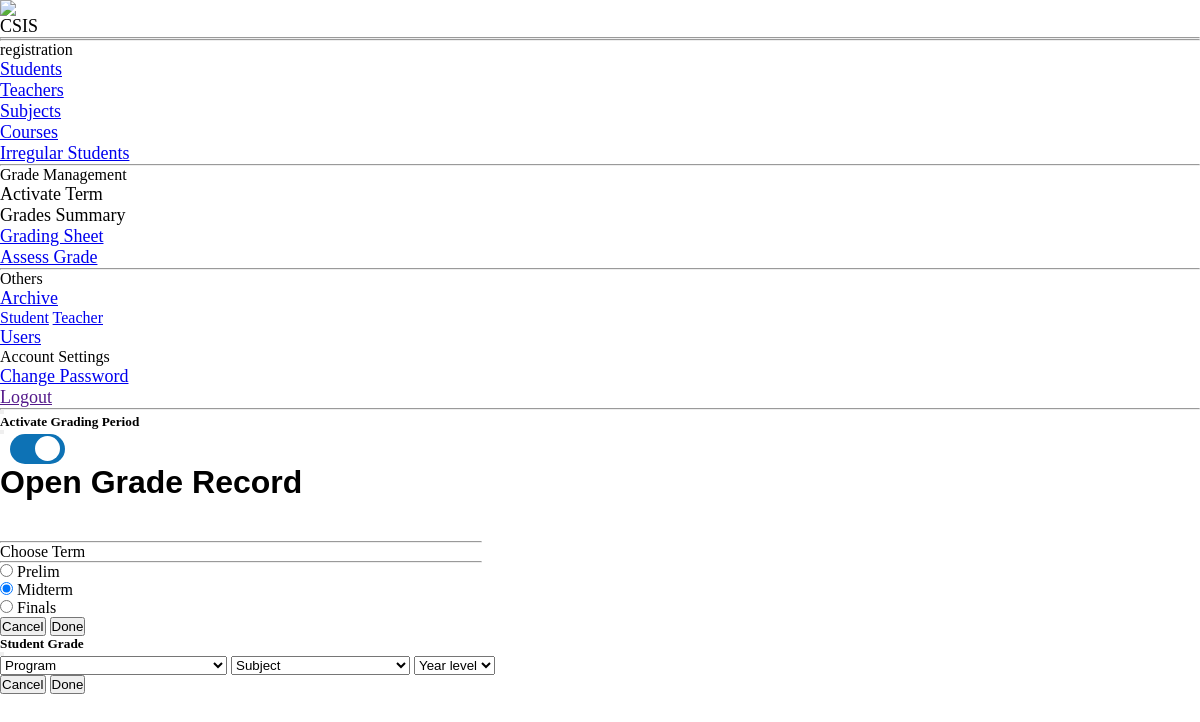
The app's page /admin/adminlayout/_sidebar.blade.php, older data.
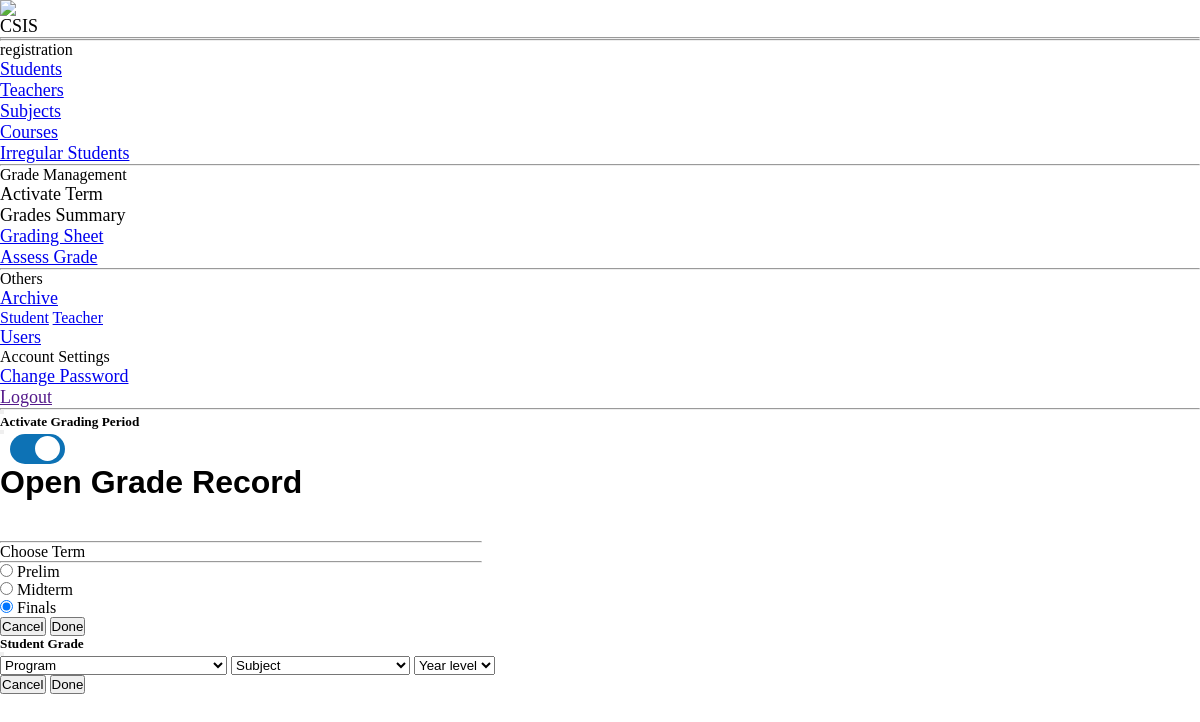
The same page, newer data.
### tables this page shows
CREATE TABLE `gradingstatus` (
  `id` int(11) NOT NULL,
  `status` text NOT NULL,
  `term` varchar(128) NOT NULL
);

### admin/management/studentgrade.admin.php (the view, shortened to what this page needs)
<div class="modal fade" id="StudentGrade" tabindex="-1" role="dialog" aria-hidden="true">
    <div class="modal-dialog" role="document">
        <div class="modal-content">
            <div class="modal-header bg-primary">
                <h5 class="modal-title text-light" id="exampleModalLabel">Student Grade</h5>
                <button class="close text-light" type="button" data-dismiss="modal" aria-label="Close">
                </button>
            </div>
            <form action="../student/Grade.admin.php" method="get">
                <div class="modal-body ">
                <div class="form-group">
                    <select name="course" id="c" class="form-control m-1" required>
                            <option value="">Program</option>
                        </select>
                        <select name="sub" id="c" class="form-control m-1" required>
                            <option value="">Subject</option>
                        </select>
                        <select name="year" id="c" class="form-control m-1" required>
                            <option value="">Year level</option>
                        </select>
                    </div>
                </div>
                <div class="modal-footer">
                    <button class="btn btn-sm btn-outline-secondary" type="button" data-dismiss="modal">Cancel</button>
                    <button class="btn btn-sm btn-outline-primary" type="submit" name="ok">Done</button>
                </div>
            </form>
        </div>
    </div>
</div>

### admin/adminlayout/_sidebar.blade.php (shortened to what this page needs)
<ul class="navbar-nav bg-gradient-primary sidebar sidebar-dark accordion" id="accordionSidebar">
    <a class="sidebar-brand d-flex align-items-center justify-content-center">
        <div class="sidebar-brand-icon">
            <img class="img-profile rounded-circle w-50" src="../../assets/img/logo.PNG">
        </div>
        <div class="sidebar-brand-text mx-3 "style='font-size:18px';>CSIS </sup></div>
    </a>
    <hr class="sidebar-divider my-0">
             <?php
            include_once '../../database/dbconnection.db.php';
            ?>
    <hr class="sidebar-divider my-0">
    <div class="sidebar-heading">
        registration
    </div>
    <li class="nav-item">
        <a class="nav-link <?php if($page == 'student'){echo"bg-light text-primary active";}?>" href="../student/studentlist.admin.php">
            <span style='font-size:18px';>Students</span></a>
    </li>
    <li class="nav-item">
        <a class="nav-link <?php if($page == 'teacher'){echo"bg-light text-primary active";}?>" href="../teacher/teacherlist.admin.php">
            <span style='font-size:18px';>Teachers</span></a>
    </li>
    <li class="nav-item">
        <a class="nav-link <?php if($page == 'subject'){echo"bg-light text-primary active";}?>" href="../program/subjectlist.admin.php">
            <span style='font-size:18px';>Subjects</span></a>
    </li>
    <li class="nav-item">
        <a class="nav-link <?php if($page == 'course'){echo"bg-light text-primary active";}?>" href="../program/courselist.admin.php">
            <span style='font-size:18px';>Courses</span></a>
    </li>
    <li class="nav-item">
        <a class="nav-link <?php if($page == 'irregstudent'){echo"bg-light text-primary active";}?>" href="../student/irregularlist.admin.php">
            <span style='font-size:18px';>Irregular Students</span></a>
    </li>
     <hr class="sidebar-divider my-0">
<div class="sidebar-heading">
    Grade Management
</div>
<li class="nav-item">
    <a class="nav-link <?php if($page == 'grading'){echo"bg-light text-primary active";}?>" data-toggle="modal" data-target="#grading">
        <span style='font-size:18px';>Activate Term</span></a>
</li>
<li class="nav-item">
    <a class="nav-link <?php if($page == 'grade'){echo"bg-light text-primary active";}?>" data-toggle="modal" data-target="#StudentGrade">
        <span style='font-size:18px';>Grades Summary</span></a>
</li>
<li class="nav-item">
        <a class="nav-link <?php if($page == 'gsheet'){echo"bg-light text-primary active";}?>" href="../program/sheet.admin.php">
        <span style='font-size:18px';>Grading Sheet</span></a>
</li>
<li class="nav-item">
        <a class="nav-link <?php if($page == 'assessgrade'){echo"bg-light text-primary active";}?>" href="../program/coursesad.admin.php">
        <span style='font-size:18px';>Assess Grade</span></a>
</li>
    <hr class="sidebar-divider my-0">
    <div class="sidebar-heading">
        Others
    </div>
    <li class="nav-item">
        <a class="nav-link collapsed  <?php if($page == 'archive'){echo"bg-light text-primary active";}?>" href="#" data-toggle="collapse" data-target="#collapsestudentlist"
            aria-expanded="true" aria-controls="collapseTwo">
            <span style='font-size:18px';>Archive</span>
        </a>
        <div id="collapsestudentlist" class="collapse" aria-labelledby="headingstudentlist"
            data-parent="#accordionSidebar">
            <div class="bg-white py-2 collapse-inner rounded">
                        <a class='collapse-item' href='../student/withdrawnlist.admin.php'><i class="fas fa-user"></i>Student</a>
                        <a class='collapse-item' href='../teacher/resignlist.admin.php?sub=$row[description]'><i class="fas fa-user-tie"></i>Teacher</a>
            </div>
        </div>
    </li>
    <li class="nav-item">
        <a class="nav-link <?php if($page == 'user'){echo"bg-light text-primary active";}?>" href="../management/userlist.admin.php">
            <span style='font-size:18px';>Users</span></a>
    </li>
    <div class="sidebar-heading">Account Settings</div>
    <li class="nav-item">
        <a class="nav-link <?php if($page == 'changepass'){echo"bg-light text-primary active";}?>" href="../management/changepass.admin.php">
            <span style='font-size:18px';>Change Password</span></a>
    </li>
    <li class="nav-item">
        <a class="nav-link" data-toggle="modal" data-target="#logoutModal" href="">
            <span style='font-size:18px';>Logout</span></a>
    </li>
    <hr class="sidebar-divider d-none d-md-block">
    <div class="text-center d-none d-md-inline">
        <button class="rounded-circle border-0" id="sidebarToggle"></button>
    </div>
</ul>
<?php include "../management/gradingtoggle.admin.php";
 include "../management/studentgrade.admin.php"; ?>

### admin/management/gradingtoggle.admin.php (shortened to what this page needs)
<?php
 $sql = "SELECT * from gradingstatus";
 $result = $conn->query($sql);
 if ($result->num_rows > 0) {
     while ($row = $result->fetch_assoc()) {
$term = $row['term'];
     }
 }
?>
<div class="modal fade" id="grading" tabindex="-1" role="dialog" aria-hidden="true">
    <div class="modal-dialog" role="document">
        <div class="modal-content">
            <div class="modal-header bg-primary">
                <h5 class="modal-title text-light" id="exampleModalLabel">Activate Grading Period</h5>
                <button class="close text-light" type="button" data-dismiss="modal" aria-label="Close">
                </button>
            </div>
            <form action="../../database/addrecord/gradingstatus.db.php" method="post" id="loginForm">
                <div class="modal-body ">
                    <div class=" row">
                        <label class="switch mt-2">
                            <span class="slider"></span>
                        </label>
                        <h1 class="">Open Grade Record</h1>
                    </div>
                    <div class="row d-flex ">
                        <hr class="divider bg-info" style="width: 40%;">
                        <a class="" style="size: 200px;">Choose Term</a>
                        <hr class="divider bg-info" style="width: 40%;">
                    </div>
                    <div class="form-check ">
                        <input class="form-check-input " type="radio" name="term" value="prelim"  <?php if ($term == 'prelim') {?> checked <?php } ?>>
                        <label class="form-check-label" for="flexRadioDefault1">
                            Prelim
                        </label>
                    </div>
                    <div class="form-check">
                        <input class="form-check-input" type="radio" name="term" value="midterm" <?php  if ( $term == 'midterm' ) {?> checked <?php }?>>
                        <label class="form-check-label" for="flexRadioDefault2">
                            Midterm
                        </label>
                    </div>
                    <div class="form-check">
                        <input class="form-check-input" type="radio" name="term" value="final"  <?php  if ( $term == 'final' ) {?> checked <?php }?>>
                        <label class="form-check-label" for="flexRadioDefault2">
                            Finals
                        </label>
                    </div>
                </div>
                <div class="modal-footer">
                    <button class="btn btn-sm btn-outline-secondary" type="button" data-dismiss="modal">Cancel</button>
                    <button class="btn btn-sm btn-outline-primary" type="submit" name="ok">Done</button>
                </div>
            </form>
        </div>
    </div>
</div>

### admin/management/gradingtoggle.admin.php (style rules this page uses)
* { margin: 0; padding: 0; }
.switch { position: relative; display: inline-block; width: 55px; height: 30px; margin: 0 10px; }
.slider { position: absolute; cursor: pointer; top: 0; left: 0; right: 0; bottom: 0; background-color: #ccc; transition: .4s; border-radius: 34px; }
h1 { margin-bottom: 40px; font-family: sans-serif; }
.slider:before { position: absolute; content: ""; height: 25px; width: 25px; left: 5px; bottom: 3px; background-color: white; transition: 0.4s; border-radius: 50px; }
input:checked+.slider { background-color: #0d72b5; }
input:checked+.slider:before { transform: translateX(20px); }

Row changes from the older to the newer data that the page shows:
changed gradingstatus: term "☑" → "☐"; term "☐" → "☑"
